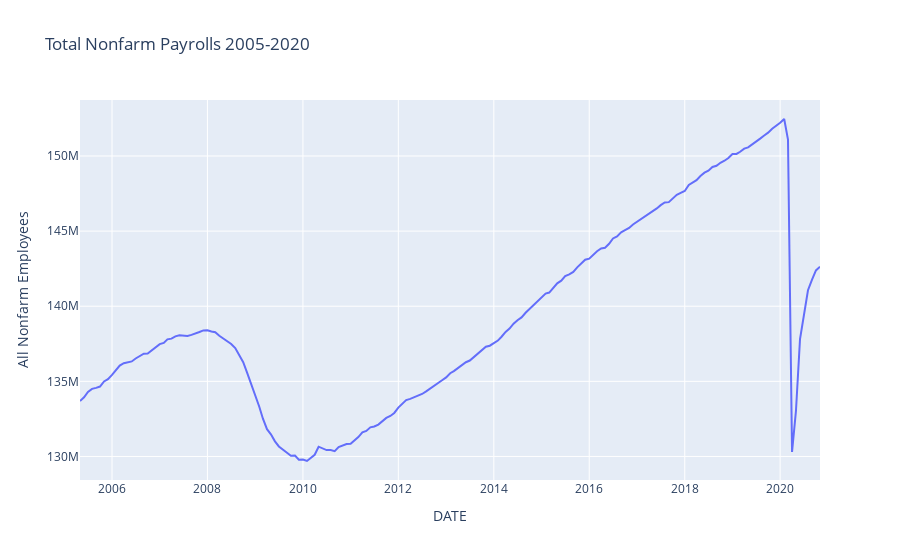

The notebook cell this image was saved under:
### Code cell
fig = px.line(df, y='PAYEMS',
              title='Total Nonfarm Payrolls 2005-2020',
              labels={'PAYEMS':'All Nonfarm Employees'})

fig.show()

### Figure 1 — Plotly figure (JSON) as saved in the notebook; plotly's stock layout.template omitted (floating-point values rounded to 4 significant figures; data arrays with more than 128 entries replaced by an {"elided": "..."} marker saying what was removed)
{"data": [{"hovertemplate": "DATE=%{x}<br>All Nonfarm Employees=%{y}<extra></extra>", "legendgroup": "", "line": {"color": "#636efa", "dash": "solid"}, "mode": "lines", "name": "", "orientation": "v", "showlegend": false, "type": "scatter", "x": {"elided": "187 str values"}, "xaxis": "x", "y": {"elided": "187 int values"}, "yaxis": "y"}], "layout": {"legend": {"tracegroupgap": 0}, "title": {"text": "Total Nonfarm Payrolls 2005-2020"}, "xaxis": {"anchor": "y", "domain": [0, 1], "title": {"text": "DATE"}}, "yaxis": {"anchor": "x", "domain": [0, 1], "title": {"text": "All Nonfarm Employees"}}}}
